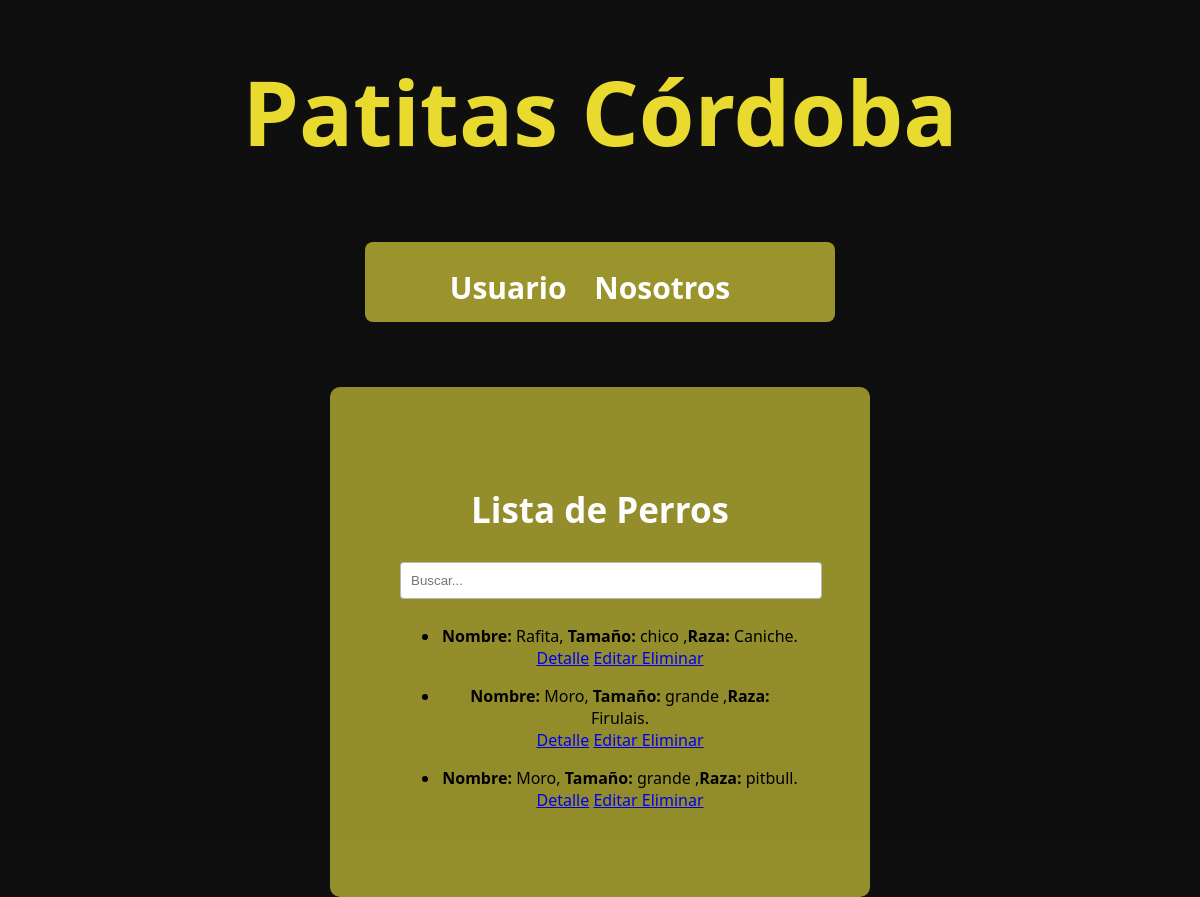
Page /publicarperro/list/ on the earlier database version.
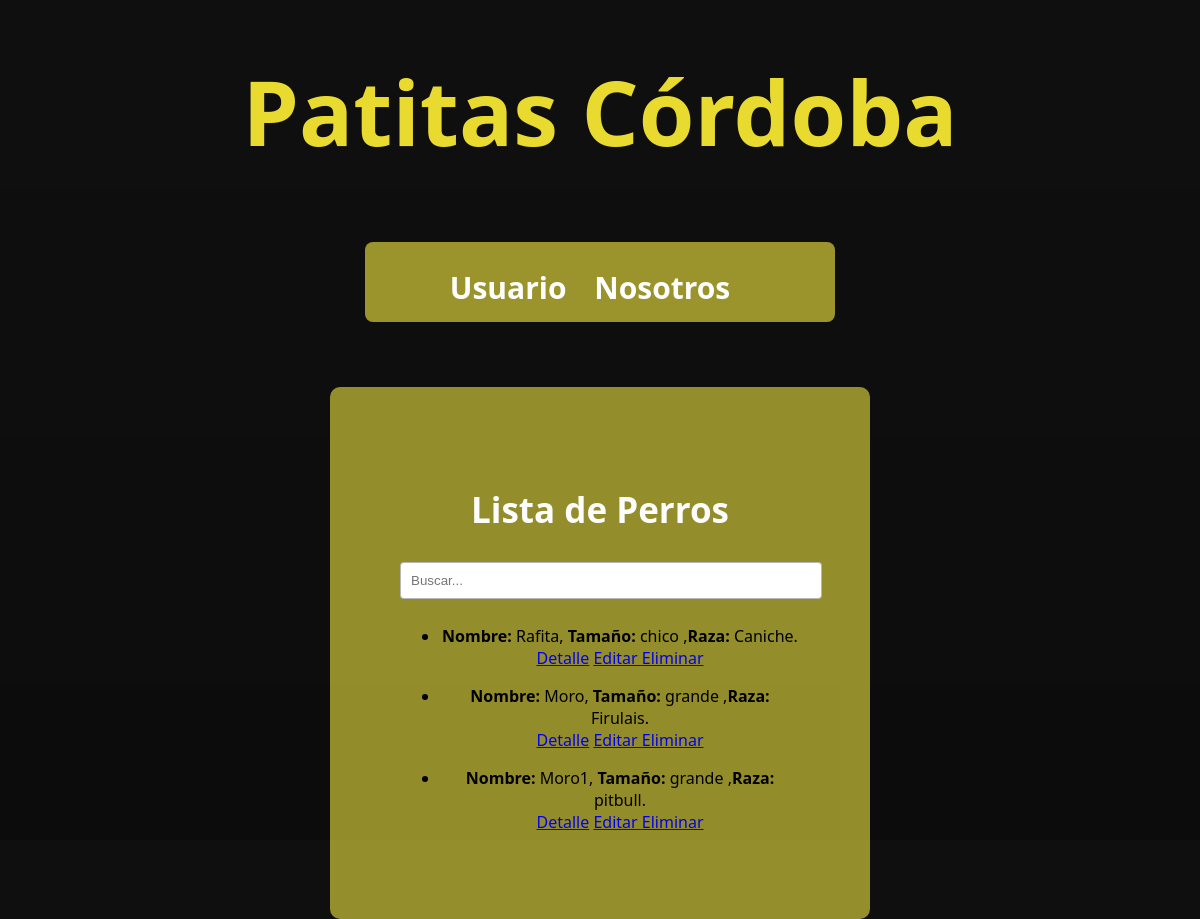
Same page on the later database version.
### animales/models.py (models this page shows, shortened)
class Animal(models.Model):
    contacto = models.CharField(max_length=30)
    nombre = models.CharField(max_length=30, blank= True, null = True)
    nacimiento = models.DateField(blank= True, null = True)
    vacunacion= models.BooleanField(blank = True)
    castrado= models.BooleanField(blank = True)
    desparasitado = models.BooleanField(blank = True)
    observaciones = models.TextField(blank= True, null = True)

class Perro(Animal):
    raza = models.CharField(max_length=50, null=True)
    OPCIONES_TAMANO = [
        ('grande', 'Grande'),
        ('mediano', 'Mediano'),
        ('chico', 'Chico'),]
    tamano = models.CharField(max_length=10, choices=OPCIONES_TAMANO)

class Animal(models.Model):
    contacto = models.CharField(max_length=30)
    nombre = models.CharField(max_length=30, blank= True, null = True)
    nacimiento = models.DateField(blank= True, null = True)
    vacunacion= models.BooleanField(blank = True)
    castrado= models.BooleanField(blank = True)
    desparasitado = models.BooleanField(blank = True)
    observaciones = models.TextField(blank= True, null = True)

### animales/views.py (the view)
# urls.py: path('publicarperro/list/', views.PerroList.as_view(), name= 'perrolist'),
class PerroList(ListView):
    model = Perro
    template_name = 'animales/perro_list.html'
    def get_queryset(self):
        if self.request.GET.get('consulta'):
            consultar = self.request.GET.get('consulta')
            object_list= Perro.objects.filter(nombre__icontains= consultar)
        else:
            object_list= Perro.objects.all()
        return object_list

### animales/templates/animales/perro_list.html (shortened to what this page needs)
{% extends 'animales/padre.html' %}
{% block contenido_que_cambia %}
                                <h2>Lista de Perros</h2>
        <div>
            <form action= '{% url 'animales:perrolist' %}'>
                <input type="text" name="consulta" placeholder="Buscar...">
            </form>
        </div>
        {%for perro in object_list %}
        <ul>
                <li><strong>Nombre:</strong> {{perro.nombre}}, <strong>Tamaño:</strong> {{perro.tamano}} ,<strong>Raza:</strong> {{perro.raza}}.</li>
                <a href="{% url 'animales:perro_detail' perro.id %}"> Detalle</a>
                <a href="{% url 'animales:perro_update' pk=perro.id %}"> Editar </a>
                <a href="{% url 'animales:perro_delete' pk=perro.id %}"> Eliminar </a>
        </ul>
        {% endfor %}
{% endblock contenido_que_cambia %}

Differences in the rows shown:
changed through a linked row, Perro "pitbull": nombre "Moro" → "Moro1"
